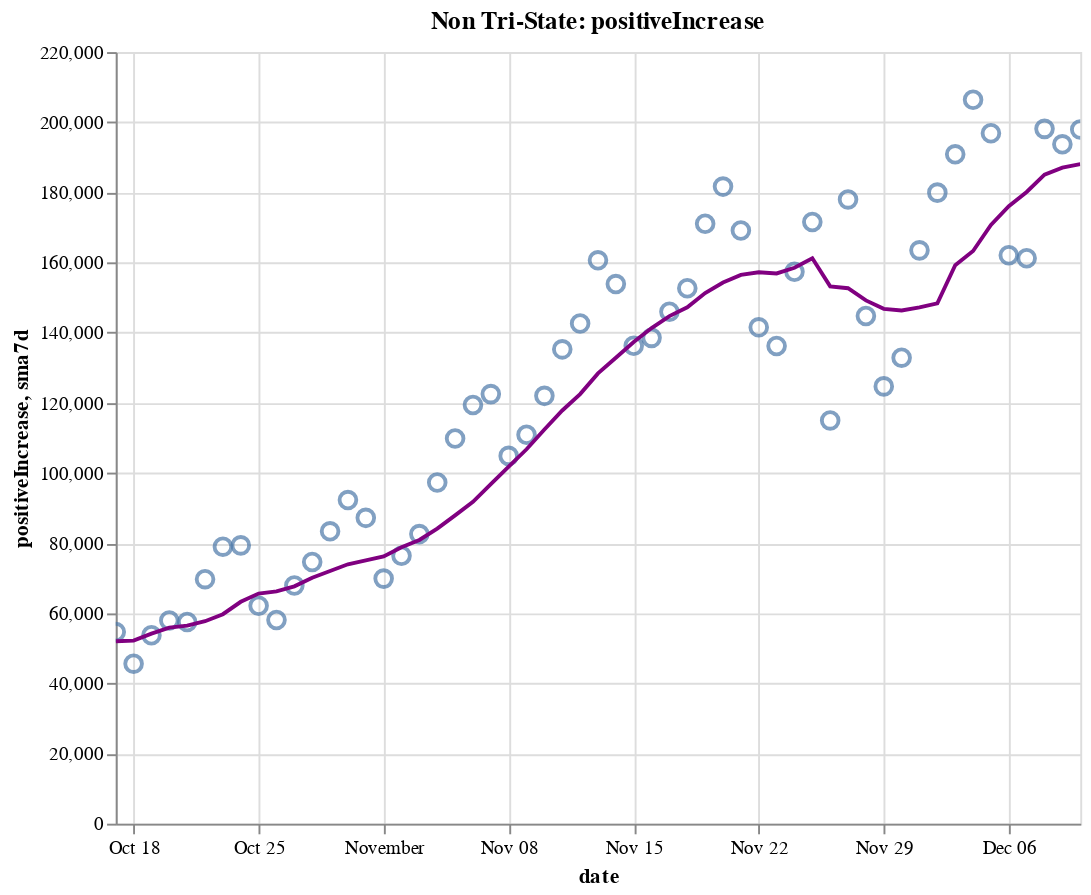

Notebook cell for this chart:
### Code cell
create_plot(non_tristate, 'positiveIncrease')

### Figure 1 — Vega-Lite specification as saved in the notebook (floating-point values rounded to 4 significant figures)
{"config": {"view": {"continuousWidth": 400, "continuousHeight": 300}}, "layer": [{"layer": [{"mark": {"type": "point", "size": 75}, "encoding": {"tooltip": [{"type": "temporal", "field": "date"}, {"type": "quantitative", "field": "positiveIncrease"}, {"type": "quantitative", "field": "sma7d"}], "x": {"type": "temporal", "field": "date"}, "y": {"type": "quantitative", "field": "positiveIncrease"}}, "selection": {"selector014": {"type": "interval", "bind": "scales", "encodings": ["x", "y"]}}}, {"mark": {"type": "line", "color": "purple"}, "encoding": {"x": {"type": "temporal", "field": "date"}, "y": {"type": "quantitative", "field": "sma7d"}}}]}, {"mark": {"type": "rule", "color": "#aaa"}, "encoding": {"x": {"type": "temporal", "field": "date"}}, "transform": [{"filter": {"selection": "selector013"}}]}, {"mark": "circle", "encoding": {"opacity": {"condition": {"value": 1, "selection": "selector013"}, "value": 0}, "tooltip": [{"type": "temporal", "field": "date"}, {"type": "quantitative", "field": "positiveIncrease"}, {"type": "quantitative", "field": "sma7d"}], "x": {"type": "temporal", "field": "date"}, "y": {"type": "quantitative", "field": "positiveIncrease"}}, "selection": {"selector013": {"type": "single", "encodings": ["x"], "on": "mouseover", "nearest": true, "empty": "none"}}}, {"mark": {"type": "text", "align": "left", "dx": 5, "dy": -5, "stroke": "white", "strokeWidth": 2}, "encoding": {"text": {"type": "quantitative", "field": "positiveIncrease"}, "tooltip": [{"type": "temporal", "field": "date"}, {"type": "quantitative", "field": "positiveIncrease"}, {"type": "quantitative", "field": "sma7d"}], "x": {"type": "temporal", "field": "date"}, "y": {"type": "quantitative", "field": "positiveIncrease"}}, "transform": [{"filter": {"selection": "selector013"}}]}, {"mark": {"type": "text", "align": "left", "dx": 5, "dy": -5}, "encoding": {"text": {"type": "quantitative", "field": "positiveIncrease"}, "tooltip": [{"type": "temporal", "field": "date"}, {"type": "quantitative", "field": "positiveIncrease"}, {"type": "quantitative", "field": "sma7d"}], "x": {"type": "temporal", "field": "date"}, "y": {"type": "quantitative", "field": "positiveIncrease"}}, "transform": [{"filter": {"selection": "selector013"}}]}], "data": {"name": "data-8da7c8d95c4e934702f2ecc5eafb5145"}, "height": 400, "title": "Non Tri-State: positiveIncrease", "width": 500, "$schema": "https://vega.github.io/schema/vega-lite/v4.8.1.json", "datasets": {"data-8da7c8d95c4e934702f2ecc5eafb5145": [{"date": "2020-10-17T00:00:00", "totalTestResultsIncrease": 1119000.0, "positiveIncrease": 54640.0, "death": 164700.0, "deathIncrease": 762.0, "positiveRate": 0.049, "state": "Non Tri-State", "sma7d": 52020.0}, {"date": "2020-10-18T00:00:00", "totalTestResultsIncrease": 928700.0, "positiveIncrease": 45620.0, "death": 165100.0, "deathIncrease": 388.0, "positiveRate": 0.049, "state": "Non Tri-State", "sma7d": 52200.0}, {"date": "2020-10-19T00:00:00", "totalTestResultsIncrease": 907400.0, "positiveIncrease": 53730.0, "death": 165500.0, "deathIncrease": 426.0, "positiveRate": 0.059, "state": "Non Tri-State", "sma7d": 54190.0}, {"date": "2020-10-20T00:00:00", "totalTestResultsIncrease": 855300.0, "positiveIncrease": 57950.0, "death": 166300.0, "deathIncrease": 806.0, "positiveRate": 0.068, "state": "Non Tri-State", "sma7d": 55910.0}, {"date": "2020-10-21T00:00:00", "totalTestResultsIncrease": 796500.0, "positiveIncrease": 57510.0, "death": 167300.0, "deathIncrease": 986.0, "positiveRate": 0.072, "state": "Non Tri-State", "sma7d": 56450.0}, {"date": "2020-10-22T00:00:00", "totalTestResultsIncrease": 1065000.0, "positiveIncrease": 69710.0, "death": 168400.0, "deathIncrease": 1091.0, "positiveRate": 0.065, "state": "Non Tri-State", "sma7d": 57730.0}, {"date": "2020-10-23T00:00:00", "totalTestResultsIncrease": 1199000.0, "positiveIncrease": 78980.0, "death": 169300.0, "deathIncrease": 905.0, "positiveRate": 0.066, "state": "Non Tri-State", "sma7d": 59730.0}, {"date": "2020-10-24T00:00:00", "totalTestResultsIncrease": 1183000.0, "positiveIncrease": 79350.0, "death": 170200.0, "deathIncrease": 869.0, "positiveRate": 0.067, "state": "Non Tri-State", "sma7d": 63260.0}, {"date": "2020-10-25T00:00:00", "totalTestResultsIncrease": 1030000.0, "positiveIncrease": 62140.0, "death": 170600.0, "deathIncrease": 366.0, "positiveRate": 0.06, "state": "Non Tri-State", "sma7d": 65620.0}, {"date": "2020-10-26T00:00:00", "totalTestResultsIncrease": 971300.0, "positiveIncrease": 58080.0, "death": 170900.0, "deathIncrease": 371.0, "positiveRate": 0.06, "state": "Non Tri-State", "sma7d": 66240.0}, {"date": "2020-10-27T00:00:00", "totalTestResultsIncrease": 943200.0, "positiveIncrease": 67920.0, "death": 171800.0, "deathIncrease": 883.0, "positiveRate": 0.072, "state": "Non Tri-State", "sma7d": 67670.0}, {"date": "2020-10-28T00:00:00", "totalTestResultsIncrease": 945800.0, "positiveIncrease": 74610.0, "death": 172800.0, "deathIncrease": 1002.0, "positiveRate": 0.079, "state": "Non Tri-State", "sma7d": 70110.0}, {"date": "2020-10-29T00:00:00", "totalTestResultsIncrease": 1115000.0, "positiveIncrease": 83360.0, "death": 173800.0, "deathIncrease": 1005.0, "positiveRate": 0.075, "state": "Non Tri-State", "sma7d": 72060.0}, {"date": "2020-10-30T00:00:00", "totalTestResultsIncrease": 1209000.0, "positiveIncrease": 92270.0, "death": 174700.0, "deathIncrease": 921.0, "positiveRate": 0.076, "state": "Non Tri-State", "sma7d": 73960.0}, {"date": "2020-10-31T00:00:00", "totalTestResultsIncrease": 1204000.0, "positiveIncrease": 87200.0, "death": 175700.0, "deathIncrease": 949.0, "positiveRate": 0.072, "state": "Non Tri-State", "sma7d": 75080.0}, {"date": "2020-11-01T00:00:00", "totalTestResultsIncrease": 984900.0, "positiveIncrease": 69870.0, "death": 176100.0, "deathIncrease": 374.0, "positiveRate": 0.071, "state": "Non Tri-State", "sma7d": 76190.0}, {"date": "2020-11-02T00:00:00", "totalTestResultsIncrease": 1097000.0, "positiveIncrease": 76390.0, "death": 176500.0, "deathIncrease": 463.0, "positiveRate": 0.07, "state": "Non Tri-State", "sma7d": 78800.0}, {"date": "2020-11-03T00:00:00", "totalTestResultsIncrease": 986400.0, "positiveIncrease": 82570.0, "death": 178000.0, "deathIncrease": 1481.0, "positiveRate": 0.084, "state": "Non Tri-State", "sma7d": 80900.0}, {"date": "2020-11-04T00:00:00", "totalTestResultsIncrease": 1087000.0, "positiveIncrease": 97290.0, "death": 179100.0, "deathIncrease": 1068.0, "positiveRate": 0.089, "state": "Non Tri-State", "sma7d": 84140.0}, {"date": "2020-11-05T00:00:00", "totalTestResultsIncrease": 1328000.0, "positiveIncrease": 109800.0, "death": 180200.0, "deathIncrease": 1099.0, "positiveRate": 0.083, "state": "Non Tri-State", "sma7d": 87920.0}, {"date": "2020-11-06T00:00:00", "totalTestResultsIncrease": 1358000.0, "positiveIncrease": 119400.0, "death": 181300.0, "deathIncrease": 1127.0, "positiveRate": 0.088, "state": "Non Tri-State", "sma7d": 91790.0}, {"date": "2020-11-07T00:00:00", "totalTestResultsIncrease": 1175000.0, "positiveIncrease": 122500.0, "death": 182400.0, "deathIncrease": 1092.0, "positiveRate": 0.104, "state": "Non Tri-State", "sma7d": 96830.0}, {"date": "2020-11-08T00:00:00", "totalTestResultsIncrease": 1119000.0, "positiveIncrease": 104900.0, "death": 182900.0, "deathIncrease": 473.0, "positiveRate": 0.094, "state": "Non Tri-State", "sma7d": 101800.0}, {"date": "2020-11-09T00:00:00", "totalTestResultsIncrease": 1254000.0, "positiveIncrease": 110900.0, "death": 183400.0, "deathIncrease": 513.0, "positiveRate": 0.088, "state": "Non Tri-State", "sma7d": 106800.0}, {"date": "2020-11-10T00:00:00", "totalTestResultsIncrease": 1125000.0, "positiveIncrease": 122000.0, "death": 184700.0, "deathIncrease": 1298.0, "positiveRate": 0.108, "state": "Non Tri-State", "sma7d": 112400.0}, {"date": "2020-11-11T00:00:00", "totalTestResultsIncrease": 1212000.0, "positiveIncrease": 135200.0, "death": 186200.0, "deathIncrease": 1518.0, "positiveRate": 0.112, "state": "Non Tri-State", "sma7d": 117800.0}, {"date": "2020-11-12T00:00:00", "totalTestResultsIncrease": 1271000.0, "positiveIncrease": 142600.0, "death": 187300.0, "deathIncrease": 1061.0, "positiveRate": 0.112, "state": "Non Tri-State", "sma7d": 122500.0}, {"date": "2020-11-13T00:00:00", "totalTestResultsIncrease": 1439000.0, "positiveIncrease": 160600.0, "death": 188500.0, "deathIncrease": 1206.0, "positiveRate": 0.112, "state": "Non Tri-State", "sma7d": 128400.0}, {"date": "2020-11-14T00:00:00", "totalTestResultsIncrease": 1463000.0, "positiveIncrease": 153900.0, "death": 189700.0, "deathIncrease": 1281.0, "positiveRate": 0.105, "state": "Non Tri-State", "sma7d": 132900.0}, {"date": "2020-11-15T00:00:00", "totalTestResultsIncrease": 1371000.0, "positiveIncrease": 136300.0, "death": 190400.0, "deathIncrease": 639.0, "positiveRate": 0.099, "state": "Non Tri-State", "sma7d": 137400.0}, {"date": "2020-11-16T00:00:00", "totalTestResultsIncrease": 1285000.0, "positiveIncrease": 138500.0, "death": 190900.0, "deathIncrease": 557.0, "positiveRate": 0.108, "state": "Non Tri-State", "sma7d": 141300.0}, {"date": "2020-11-17T00:00:00", "totalTestResultsIncrease": 1321000.0, "positiveIncrease": 146000.0, "death": 192400.0, "deathIncrease": 1475.0, "positiveRate": 0.11, "state": "Non Tri-State", "sma7d": 144700.0}, {"date": "2020-11-18T00:00:00", "totalTestResultsIncrease": 1303000.0, "positiveIncrease": 152700.0, "death": 194200.0, "deathIncrease": 1778.0, "positiveRate": 0.117, "state": "Non Tri-State", "sma7d": 147200.0}, {"date": "2020-11-19T00:00:00", "totalTestResultsIncrease": 1629000.0, "positiveIncrease": 171100.0, "death": 196100.0, "deathIncrease": 1880.0, "positiveRate": 0.105, "state": "Non Tri-State", "sma7d": 151300.0}, {"date": "2020-11-20T00:00:00", "totalTestResultsIncrease": 1673000.0, "positiveIncrease": 181600.0, "death": 197900.0, "deathIncrease": 1803.0, "positiveRate": 0.109, "state": "Non Tri-State", "sma7d": 154300.0}, {"date": "2020-11-21T00:00:00", "totalTestResultsIncrease": 1789000.0, "positiveIncrease": 169100.0, "death": 199300.0, "deathIncrease": 1444.0, "positiveRate": 0.095, "state": "Non Tri-State", "sma7d": 156500.0}, {"date": "2020-11-22T00:00:00", "totalTestResultsIncrease": 1509000.0, "positiveIncrease": 141500.0, "death": 200200.0, "deathIncrease": 852.0, "positiveRate": 0.094, "state": "Non Tri-State", "sma7d": 157200.0}, {"date": "2020-11-23T00:00:00", "totalTestResultsIncrease": 1416000.0, "positiveIncrease": 136200.0, "death": 201000.0, "deathIncrease": 868.0, "positiveRate": 0.096, "state": "Non Tri-State", "sma7d": 156900.0}, {"date": "2020-11-24T00:00:00", "totalTestResultsIncrease": 1623000.0, "positiveIncrease": 157400.0, "death": 203000.0, "deathIncrease": 1958.0, "positiveRate": 0.097, "state": "Non Tri-State", "sma7d": 158500.0}, {"date": "2020-11-25T00:00:00", "totalTestResultsIncrease": 1467000.0, "positiveIncrease": 171600.0, "death": 205100.0, "deathIncrease": 2136.0, "positiveRate": 0.117, "state": "Non Tri-State", "sma7d": 161200.0}, {"date": "2020-11-26T00:00:00", "totalTestResultsIncrease": 996100.0, "positiveIncrease": 115000.0, "death": 206400.0, "deathIncrease": 1230.0, "positiveRate": 0.115, "state": "Non Tri-State", "sma7d": 153200.0}, {"date": "2020-11-27T00:00:00", "totalTestResultsIncrease": 1836000.0, "positiveIncrease": 178000.0, "death": 207600.0, "deathIncrease": 1281.0, "positiveRate": 0.097, "state": "Non Tri-State", "sma7d": 152700.0}, {"date": "2020-11-28T00:00:00", "totalTestResultsIncrease": 1480000.0, "positiveIncrease": 144700.0, "death": 208800.0, "deathIncrease": 1178.0, "positiveRate": 0.098, "state": "Non Tri-State", "sma7d": 149200.0}, {"date": "2020-11-29T00:00:00", "totalTestResultsIncrease": 1137000.0, "positiveIncrease": 124700.0, "death": 209600.0, "deathIncrease": 732.0, "positiveRate": 0.11, "state": "Non Tri-State", "sma7d": 146800.0}, {"date": "2020-11-30T00:00:00", "totalTestResultsIncrease": 1225000.0, "positiveIncrease": 132900.0, "death": 210600.0, "deathIncrease": 1005.0, "positiveRate": 0.108, "state": "Non Tri-State", "sma7d": 146300.0}, {"date": "2020-12-01T00:00:00", "totalTestResultsIncrease": 1269000.0, "positiveIncrease": 163500.0, "death": 212800.0, "deathIncrease": 2294.0, "positiveRate": 0.129, "state": "Non Tri-State", "sma7d": 147200.0}, {"date": "2020-12-02T00:00:00", "totalTestResultsIncrease": 1219000.0, "positiveIncrease": 179900.0, "death": 215400.0, "deathIncrease": 2547.0, "positiveRate": 0.148, "state": "Non Tri-State", "sma7d": 148400.0}, {"date": "2020-12-03T00:00:00", "totalTestResultsIncrease": 1549000.0, "positiveIncrease": 190900.0, "death": 218000.0, "deathIncrease": 2556.0, "positiveRate": 0.123, "state": "Non Tri-State", "sma7d": 159200.0}, {"date": "2020-12-04T00:00:00", "totalTestResultsIncrease": 1639000.0, "positiveIncrease": 206400.0, "death": 220400.0, "deathIncrease": 2420.0, "positiveRate": 0.126, "state": "Non Tri-State", "sma7d": 163300.0}, {"date": "2020-12-05T00:00:00", "totalTestResultsIncrease": 1918000.0, "positiveIncrease": 196900.0, "death": 222700.0, "deathIncrease": 2338.0, "positiveRate": 0.103, "state": "Non Tri-State", "sma7d": 170700.0}, {"date": "2020-12-06T00:00:00", "totalTestResultsIncrease": 1449000.0, "positiveIncrease": 162100.0, "death": 223800.0, "deathIncrease": 1071.0, "positiveRate": 0.112, "state": "Non Tri-State", "sma7d": 176100.0}, {"date": "2020-12-07T00:00:00", "totalTestResultsIncrease": 1494000.0, "positiveIncrease": 161200.0, "death": 225000.0, "deathIncrease": 1171.0, "positiveRate": 0.108, "state": "Non Tri-State", "sma7d": 180100.0}, {"date": "2020-12-08T00:00:00", "totalTestResultsIncrease": 1379000.0, "positiveIncrease": 198100.0, "death": 227400.0, "deathIncrease": 2472.0, "positiveRate": 0.144, "state": "Non Tri-State", "sma7d": 185100.0}, {"date": "2020-12-09T00:00:00", "totalTestResultsIncrease": 1458000.0, "positiveIncrease": 193700.0, "death": 230300.0, "deathIncrease": 2832.0, "positiveRate": 0.133, "state": "Non Tri-State", "sma7d": 187000.0}, {"date": "2020-12-10T00:00:00", "totalTestResultsIncrease": 1671000.0, "positiveIncrease": 197900.0, "death": 233100.0, "deathIncrease": 2865.0, "positiveRate": 0.118, "state": "Non Tri-State", "sma7d": 188000.0}]}}
